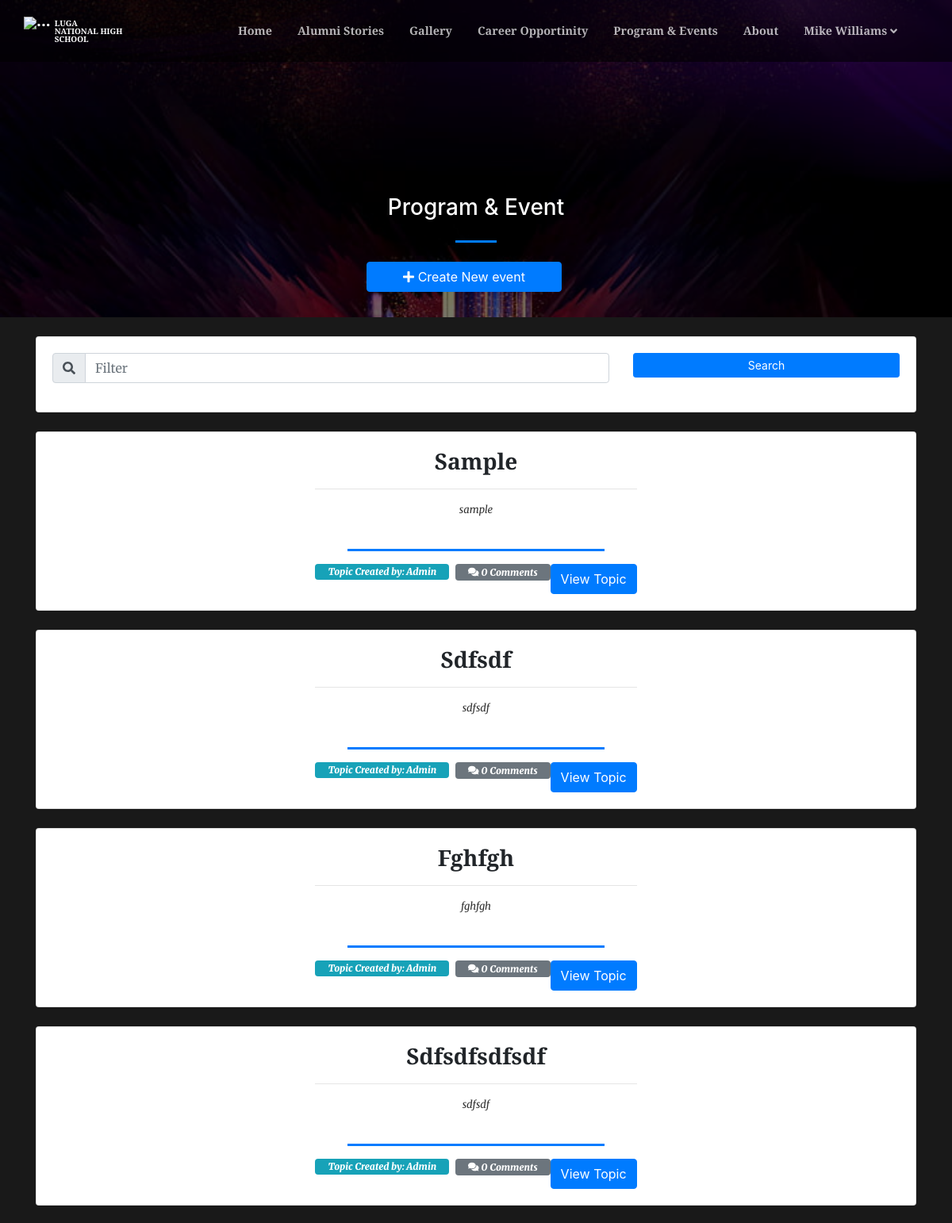
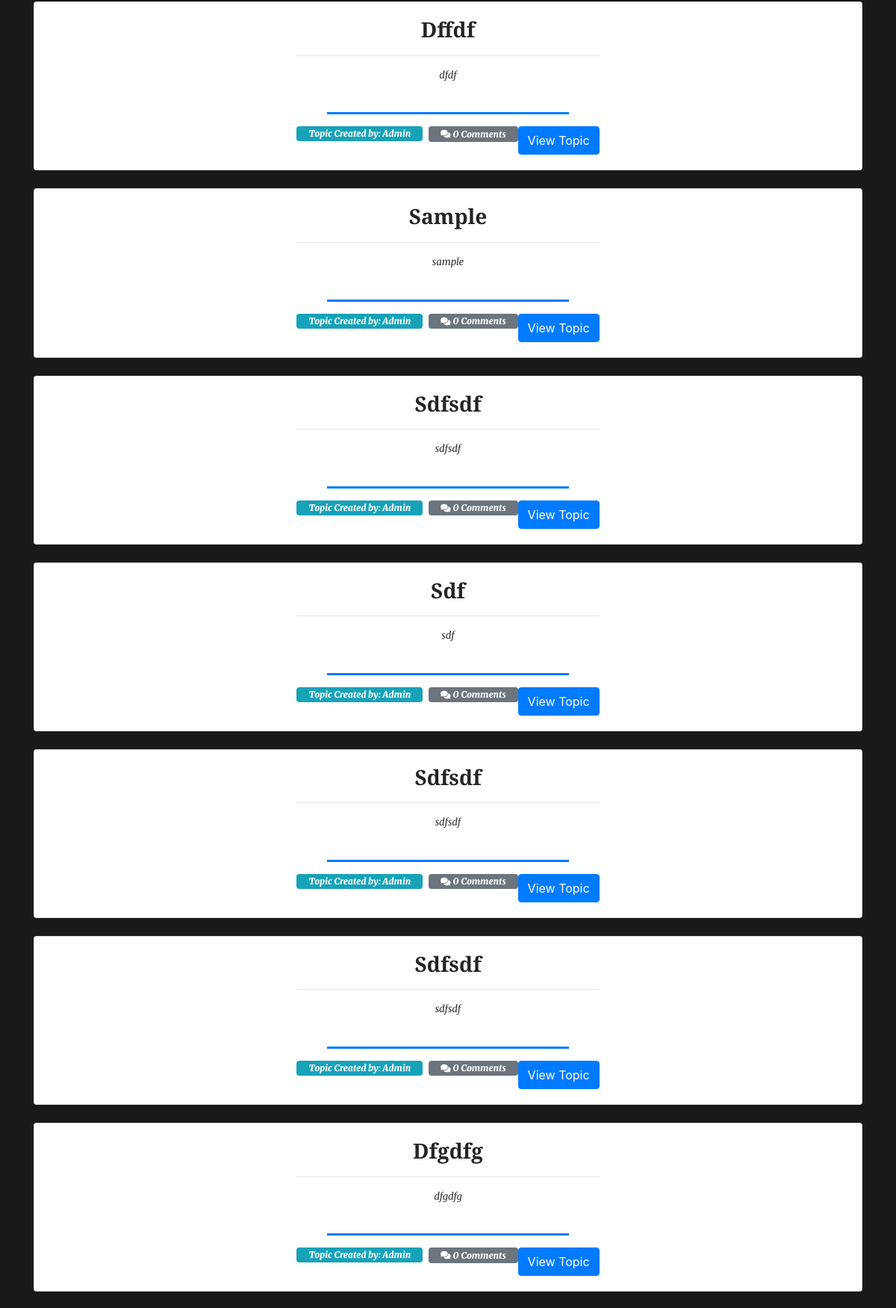
The page /index.php?page=forum (signed in, upper part) on the database its author committed (2 pictures, top to bottom).
### tables this page shows
CREATE TABLE `forum_topics` (
  `id` int(30) NOT NULL,
  `title` varchar(250) NOT NULL,
  `description` text NOT NULL,
  `user_id` int(30) NOT NULL,
  `date_created` datetime NOT NULL DEFAULT current_timestamp()
);

CREATE TABLE `users` (
  `id` int(30) NOT NULL,
  `name` text NOT NULL,
  `username` varchar(200) NOT NULL,
  `password` text NOT NULL,
  `type` tinyint(1) NOT NULL DEFAULT 3 COMMENT '1=Admin,2=Alumni officer, 3= alumnus',
  `auto_generated_pass` text NOT NULL,
  `alumnus_id` int(30) NOT NULL
);

### forum.php (the view, shortened to what this page needs)
<?php
include 'admin/db_connect.php';
?>
<header class="masthead">
    <div class="container-fluid h-100">
        <div class="row h-100 align-items-center justify-content-center text-center">
            <div class="col-lg-8 align-self-end mb-4 page-title">
                <h3 class="text-white">Program & Event</h3>
                <hr class="divider my-4" />
            <div class="row col-md-12 mb-2 justify-content-center">
                    <button class="btn btn-primary btn-block col-sm-4" type="button" id="new_forum"><i class="fa fa-plus"></i> Create New event</button>
            </div>
            </div>
        </div>
    </div>
</header>
<div class="container mt-3 pt-2">
    <div class="card mb-4">
        <div class="card-body">
            <div class="row">
                <div class="col-md-8">
                    <div class="input-group mb-3">
                      <div class="input-group-prepend">
                        <span class="input-group-text" id="filter-field"><i class="fa fa-search"></i></span>
                      </div>
                      <input type="text" class="form-control" id="filter" placeholder="Filter" aria-label="Filter" aria-describedby="filter-field">
                    </div>
                </div>
                <div class="col-md-4">
                    <button class="btn btn-primary btn-block btn-sm" id="search">Search</button>
                </div>
            </div>
        </div>
    </div>
   <?php
    $event = $conn->query("SELECT f.*,u.name from forum_topics f inner join users u on u.id = f.user_id order by f.id desc");
    while($row = $event->fetch_assoc()):
        $trans = get_html_translation_table(HTML_ENTITIES,ENT_QUOTES);
        unset($trans["\""], $trans["<"], $trans[">"], $trans["<h2"]);
        $desc = strtr(html_entity_decode($row['description']),$trans);
        $desc=str_replace(array("<li>","</li>"), array("",","), $desc);
        $count_comments = $conn->query("SELECT * FROM forum_comments where topic_id = ".$row['id'])->num_rows;
    ?>
    <div class="card Forum-list" data-id="<?php echo $row['id'] ?>">
        <div class="card-body">
            <div class="row  align-items-center justify-content-center text-center h-100">
                <div class="">
                    <h3><b class="filter-txt"><?php echo ucwords($row['title']) ?></b></h3>
                    <hr>
                    <larger class="truncate filter-txt"><?php echo strip_tags($desc) ?></larger>
                    <br>
                    <hr class="divider"  style="max-width: calc(80%)">
                    <span class="badge badge-info float-left px-3 pt-1 pb-1">
                        <b><i>Topic Created by: <span class="filter-txt"><?php echo $row['name'] ?></span></i></b>
                    </span>
                     <span class="badge badge-secondary float-left px-3 pt-1 pb-1 ml-2">
                        <b><i class="fa fa-comments"></i> <i><?php echo $count_comments ?> Comments</i></b>
                    </span>
                    <button class="btn btn-primary float-right view_topic" data-id="<?php echo $row['id'] ?>">View Topic</button>
                </div>
            </div>
        </div>
    </div>
    <br>
    <?php endwhile; ?>
</div>

### forum.php (style rules this page uses)
header.masthead,header.masthead:before { min-height: 50vh !important; height: 50vh !important }
.masthead { min-height: 23vh !important; height: 23vh !important; }
.masthead:before { min-height: 23vh !important; height: 23vh !important; }

### rows shown on the page
forum_topics: title "Sample", description "sample", user.name "Admin", count_comments "0"
forum_topics: title "Sdfsdf", description "sdfsdf", user.name "Admin", count_comments "0"
forum_topics: title "Fghfgh", description "fghfgh", user.name "Admin", count_comments "0"
forum_topics: title "Sdfsdfsdfsdf", description "sdfsdf", user.name "Admin", count_comments "0"
forum_topics: title "Dffdf", description "dfdf", user.name "Admin", count_comments "0"
forum_topics: title "Sample", description "sample", user.name "Admin", count_comments "0"
forum_topics: title "Sdfsdf", description "sdfsdf", user.name "Admin", count_comments "0"
forum_topics: title "Sdf", description "sdf", user.name "Admin", count_comments "0"
forum_topics: title "Sdfsdf", description "sdfsdf", user.name "Admin", count_comments "0"
forum_topics: title "Sdfsdf", description "sdfsdf", user.name "Admin", count_comments "0"
forum_topics: title "Dfgdfg", description "dfgdfg", user.name "Admin", count_comments "0"

### other values the page prints
$_SESSION['login_name'] "Mike Williams"
